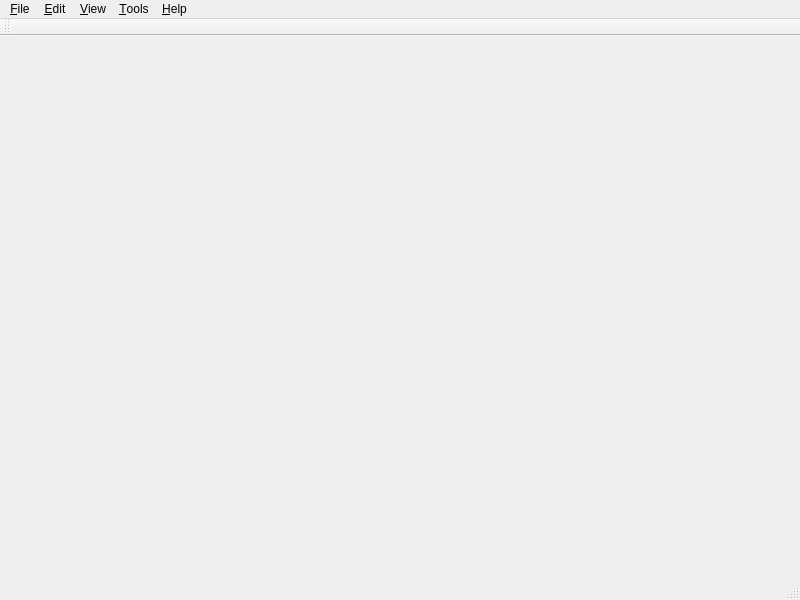
<?xml version="1.0" encoding="UTF-8"?>
<ui version="4.0">
 <class>MainWindow</class>
 <widget class="QMainWindow" name="MainWindow">
  <property name="geometry">
   <rect>
    <x>0</x>
    <y>0</y>
    <width>800</width>
    <height>600</height>
   </rect>
  </property>
  <property name="windowTitle">
   <string>Text Editor[*]</string>
  </property>
  <widget class="QWidget" name="centralWidget">
   <layout class="QVBoxLayout" name="verticalLayout">
    <property name="spacing">
     <number>0</number>
    </property>
    <property name="leftMargin">
     <number>0</number>
    </property>
    <property name="topMargin">
     <number>0</number>
    </property>
    <property name="rightMargin">
     <number>0</number>
    </property>
    <property name="bottomMargin">
     <number>0</number>
    </property>
   </layout>
  </widget>
  <widget class="QMenuBar" name="menuBar">
   <property name="geometry">
    <rect>
     <x>0</x>
     <y>0</y>
     <width>800</width>
     <height>22</height>
    </rect>
   </property>
   <widget class="QMenu" name="menuFile">
    <property name="title">
     <string>&amp;File</string>
    </property>
    <addaction name="actionNew"/>
    <addaction name="actionOpen"/>
    <addaction name="actionSave"/>
    <addaction name="actionSaveAs"/>
    <addaction name="separator"/>
    <addaction name="actionExit"/>
   </widget>
   <widget class="QMenu" name="menuEdit">
    <property name="title">
     <string>&amp;Edit</string>
    </property>
    <addaction name="actionUndo"/>
    <addaction name="actionRedo"/>
    <addaction name="separator"/>
    <addaction name="actionCut"/>
    <addaction name="actionCopy"/>
    <addaction name="actionPaste"/>
    <addaction name="separator"/>
    <addaction name="actionFind"/>
    <addaction name="separator"/>
    <addaction name="actionAutoCorrect"/>
   </widget>
   <widget class="QMenu" name="menuView">
    <property name="title">
     <string>&amp;View</string>
    </property>
   </widget>
   <widget class="QMenu" name="menuTools">
    <property name="title">
     <string>&amp;Tools</string>
    </property>
   </widget>
   <widget class="QMenu" name="menuHelp">
    <property name="title">
     <string>&amp;Help</string>
    </property>
    <addaction name="actionAbout"/>
   </widget>
   <addaction name="menuFile"/>
   <addaction name="menuEdit"/>
   <addaction name="menuView"/>
   <addaction name="menuTools"/>
   <addaction name="menuHelp"/>
  </widget>
  <widget class="QToolBar" name="mainToolBar">
   <attribute name="toolBarArea">
    <enum>TopToolBarArea</enum>
   </attribute>
   <attribute name="toolBarBreak">
    <bool>false</bool>
   </attribute>
  </widget>
  <widget class="QStatusBar" name="statusBar"/>
  <action name="actionNew">
   <property name="text">
    <string>&amp;New</string>
   </property>
   <property name="shortcut">
    <string>Ctrl+N</string>
   </property>
  </action>
  <action name="actionOpen">
   <property name="text">
    <string>&amp;Open...</string>
   </property>
   <property name="shortcut">
    <string>Ctrl+O</string>
   </property>
  </action>
  <action name="actionSave">
   <property name="text">
    <string>&amp;Save</string>
   </property>
   <property name="shortcut">
    <string>Ctrl+S</string>
   </property>
  </action>
  <action name="actionSaveAs">
   <property name="text">
    <string>Save &amp;As...</string>
   </property>
   <property name="shortcut">
    <string>Ctrl+Shift+S</string>
   </property>
  </action>
  <action name="actionExit">
   <property name="text">
    <string>E&amp;xit</string>
   </property>
   <property name="shortcut">
    <string>Ctrl+Q</string>
   </property>
  </action>
  <action name="actionUndo">
   <property name="text">
    <string>&amp;Undo</string>
   </property>
   <property name="shortcut">
    <string>Ctrl+Z</string>
   </property>
  </action>
  <action name="actionRedo">
   <property name="text">
    <string>&amp;Redo</string>
   </property>
   <property name="shortcut">
    <string>Ctrl+Shift+Z</string>
   </property>
  </action>
  <action name="actionCut">
   <property name="text">
    <string>Cu&amp;t</string>
   </property>
   <property name="shortcut">
    <string>Ctrl+X</string>
   </property>
  </action>
  <action name="actionCopy">
   <property name="text">
    <string>&amp;Copy</string>
   </property>
   <property name="shortcut">
    <string>Ctrl+C</string>
   </property>
  </action>
  <action name="actionPaste">
   <property name="text">
    <string>&amp;Paste</string>
   </property>
   <property name="shortcut">
    <string>Ctrl+V</string>
   </property>
  </action>
  <action name="actionFind">
   <property name="text">
    <string>&amp;Find...</string>
   </property>
   <property name="shortcut">
    <string>Ctrl+F</string>
   </property>
  </action>
  <action name="actionAutoCorrect">
   <property name="text">
    <string>&amp;Auto-Correct Rules...</string>
   </property>
  </action>
  <action name="actionAbout">
   <property name="text">
    <string>&amp;About</string>
   </property>
  </action>
 </widget>
 <layoutdefault spacing="6" margin="11"/>
 <resources/>
 <connections/>
</ui> 
